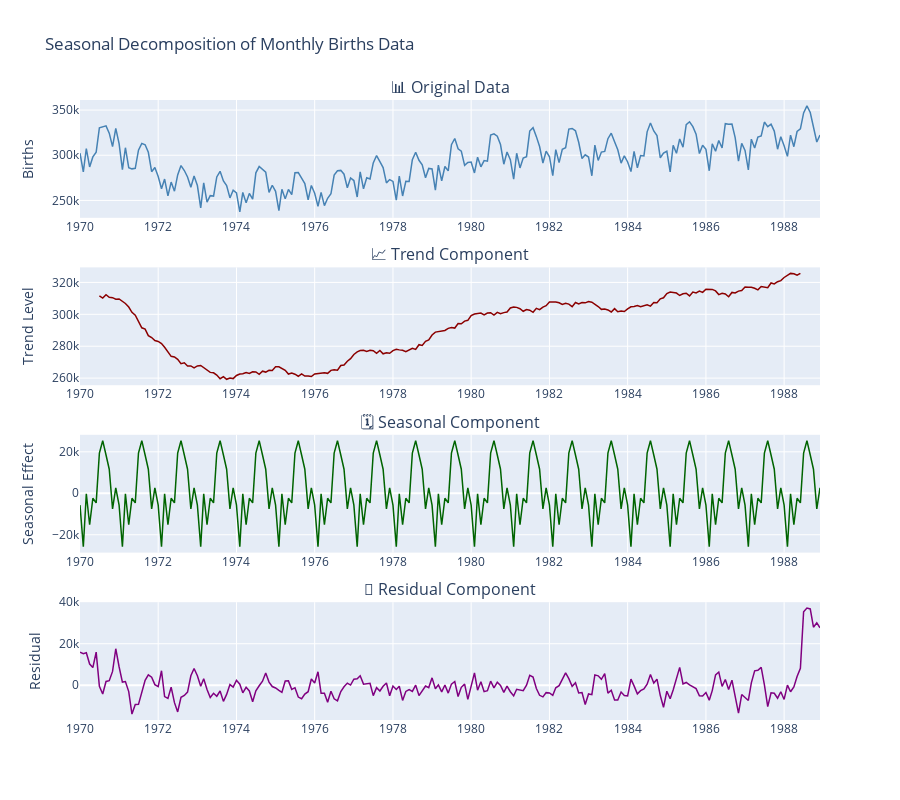

Write notebook code for a chart like this one.
### Markdown cell above
## Classical Time Series Decomposition

Now let's perform a formal decomposition of the births time series to separate it into its constituent components. This classical approach will help us understand what each component looks like in practice.

### Code cell
# Perform classical seasonal decomposition using pure numpy
# We'll implement a simple additive decomposition without pandas dependency

# Simple moving average for trend estimation (12-month centered)
def simple_moving_average(data, window=12):
    """Calculate centered moving average for trend estimation"""
    trend = np.full_like(data, np.nan, dtype=float)
    half_window = window // 2
    
    for i in range(half_window, len(data) - half_window):
        trend[i] = np.mean(data[i - half_window:i + half_window + 1])
    
    return trend

# Calculate trend component
trend_component = simple_moving_average(births_values, window=12)

# Calculate seasonal component (average for each month)
trend_filled = np.where(np.isnan(trend_component), np.nanmean(trend_component), trend_component)
detrended = births_values - trend_filled
seasonal_component = np.zeros_like(births_values)

# Calculate average seasonal effect for each month
for month in range(12):
    month_indices = np.arange(month, len(births_values), 12)
    month_values = detrended[month_indices]
    # Remove NaN values for calculation
    month_values_clean = month_values[~np.isnan(month_values)]
    if len(month_values_clean) > 0:
        seasonal_effect = np.mean(month_values_clean)
        seasonal_component[month_indices] = seasonal_effect

# Calculate residual component
residual_component = births_values - trend_filled - seasonal_component

# Create decomposition object-like structure for compatibility
class SimpleDecomposition:
    def __init__(self, observed, trend, seasonal, resid):
        self.observed = observed
        self.trend = trend
        self.seasonal = seasonal
        self.resid = resid

decomp_add = SimpleDecomposition(births_values, trend_component, seasonal_component, residual_component)

# Create decomposition plots using plotly subplots
fig = make_subplots(
    rows=4, cols=1,
    subplot_titles=(
        '📊 Original Data',
        '📈 Trend Component',
        '🗓️ Seasonal Component',
        '🎲 Residual Component'
    ),
    vertical_spacing=0.08
)

# Additive decomposition components
components_add = ['observed', 'trend', 'seasonal', 'resid']
colors = ['steelblue', 'darkred', 'darkgreen', 'purple']
y_labels = ['Births', 'Trend Level', 'Seasonal Effect', 'Residual']

for i, (comp, color, ylabel) in enumerate(zip(components_add, colors, y_labels)):
    data = getattr(decomp_add, comp)
    fig.add_trace(
        go.Scatter(
            x=dates,
            y=data,
            mode='lines',
            line=dict(color=color, width=1.5),
            name=comp.title(),
            showlegend=False
        ),
        row=i+1, col=1
    )
    
    # Update y-axis labels
    fig.update_yaxes(title_text=ylabel, row=i+1, col=1)

# Update layout
fig.update_layout(
    height=800,
    title_text='Seasonal Decomposition of Monthly Births Data',
    showlegend=False
)

fig.show()

# Examine the residual variance
# Remove NaN values from residuals before calculating variance
residuals_clean = decomp_add.resid[~np.isnan(decomp_add.resid)]
resid_var_add = np.var(residuals_clean)
print(f"📊 Residual variance (additive model): {resid_var_add:.2e}")

### Figure 1 — Plotly figure (JSON) as saved in the notebook; plotly's stock layout.template omitted (floating-point values rounded to 4 significant figures; data arrays with more than 128 entries replaced by an {"elided": "..."} marker saying what was removed)
{"data": [{"line": {"color": "steelblue", "width": 1.5}, "mode": "lines", "name": "Observed", "showlegend": false, "type": "scatter", "x": {"elided": "228 str values"}, "xaxis": "x", "y": {"elided": "228 int values"}, "yaxis": "y"}, {"line": {"color": "darkred", "width": 1.5}, "mode": "lines", "name": "Trend", "showlegend": false, "type": "scatter", "x": {"elided": "228 str values"}, "xaxis": "x2", "y": {"elided": "228 float values"}, "yaxis": "y2"}, {"line": {"color": "darkgreen", "width": 1.5}, "mode": "lines", "name": "Seasonal", "showlegend": false, "type": "scatter", "x": {"elided": "228 str values"}, "xaxis": "x3", "y": {"elided": "228 int values"}, "yaxis": "y3"}, {"line": {"color": "purple", "width": 1.5}, "mode": "lines", "name": "Resid", "showlegend": false, "type": "scatter", "x": {"elided": "228 str values"}, "xaxis": "x4", "y": {"elided": "228 float values"}, "yaxis": "y4"}], "layout": {"annotations": [{"font": {"size": 16}, "showarrow": false, "text": "📊 Original Data", "x": 0.5, "xanchor": "center", "xref": "paper", "y": 1, "yanchor": "bottom", "yref": "paper"}, {"font": {"size": 16}, "showarrow": false, "text": "📈 Trend Component", "x": 0.5, "xanchor": "center", "xref": "paper", "y": 0.73, "yanchor": "bottom", "yref": "paper"}, {"font": {"size": 16}, "showarrow": false, "text": "🗓️ Seasonal Component", "x": 0.5, "xanchor": "center", "xref": "paper", "y": 0.46, "yanchor": "bottom", "yref": "paper"}, {"font": {"size": 16}, "showarrow": false, "text": "🎲 Residual Component", "x": 0.5, "xanchor": "center", "xref": "paper", "y": 0.19, "yanchor": "bottom", "yref": "paper"}], "height": 800, "showlegend": false, "title": {"text": "Seasonal Decomposition of Monthly Births Data"}, "xaxis": {"anchor": "y", "domain": [0, 1]}, "xaxis2": {"anchor": "y2", "domain": [0, 1]}, "xaxis3": {"anchor": "y3", "domain": [0, 1]}, "xaxis4": {"anchor": "y4", "domain": [0, 1]}, "yaxis": {"anchor": "x", "domain": [0.81, 1], "title": {"text": "Births"}}, "yaxis2": {"anchor": "x2", "domain": [0.54, 0.73], "title": {"text": "Trend Level"}}, "yaxis3": {"anchor": "x3", "domain": [0.27, 0.46], "title": {"text": "Seasonal Effect"}}, "yaxis4": {"anchor": "x4", "domain": [0, 0.19], "title": {"text": "Residual"}}}}
